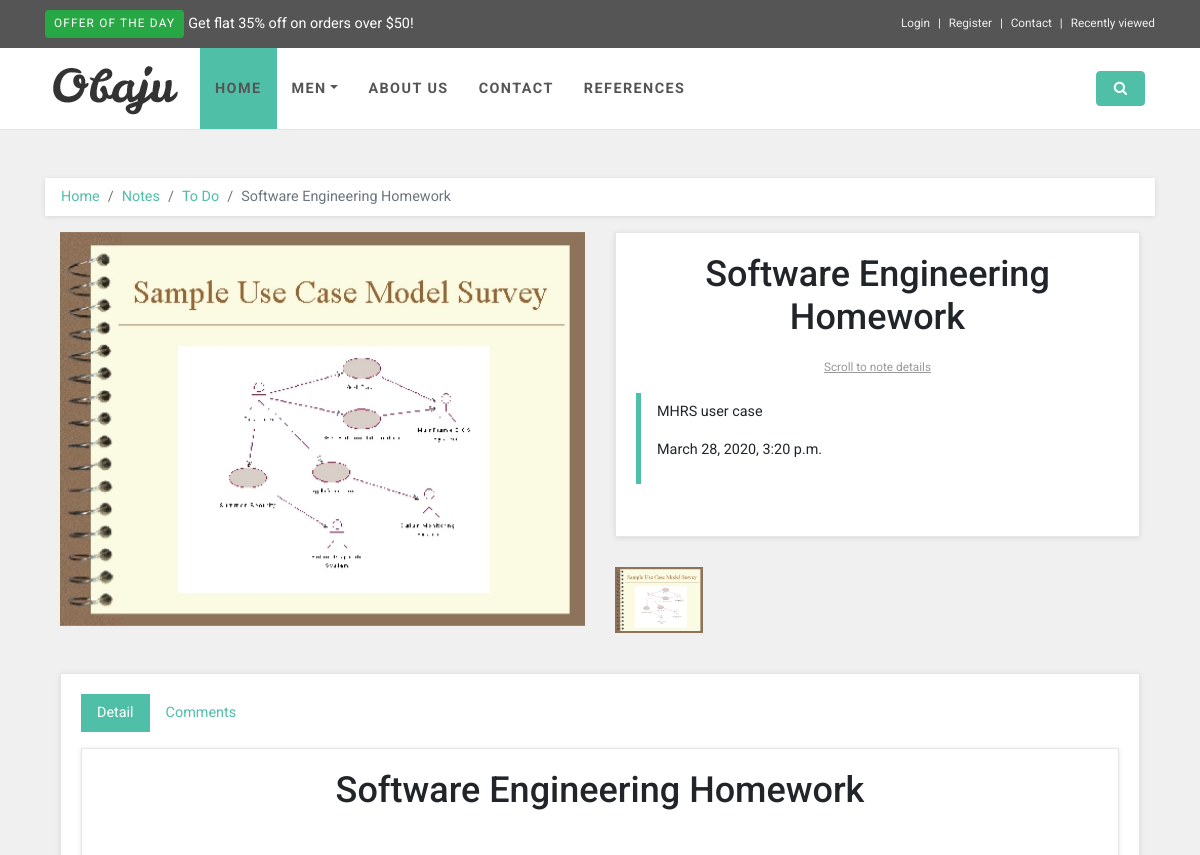
Page /note/1/mhrs/ (upper part) on the earlier database version.
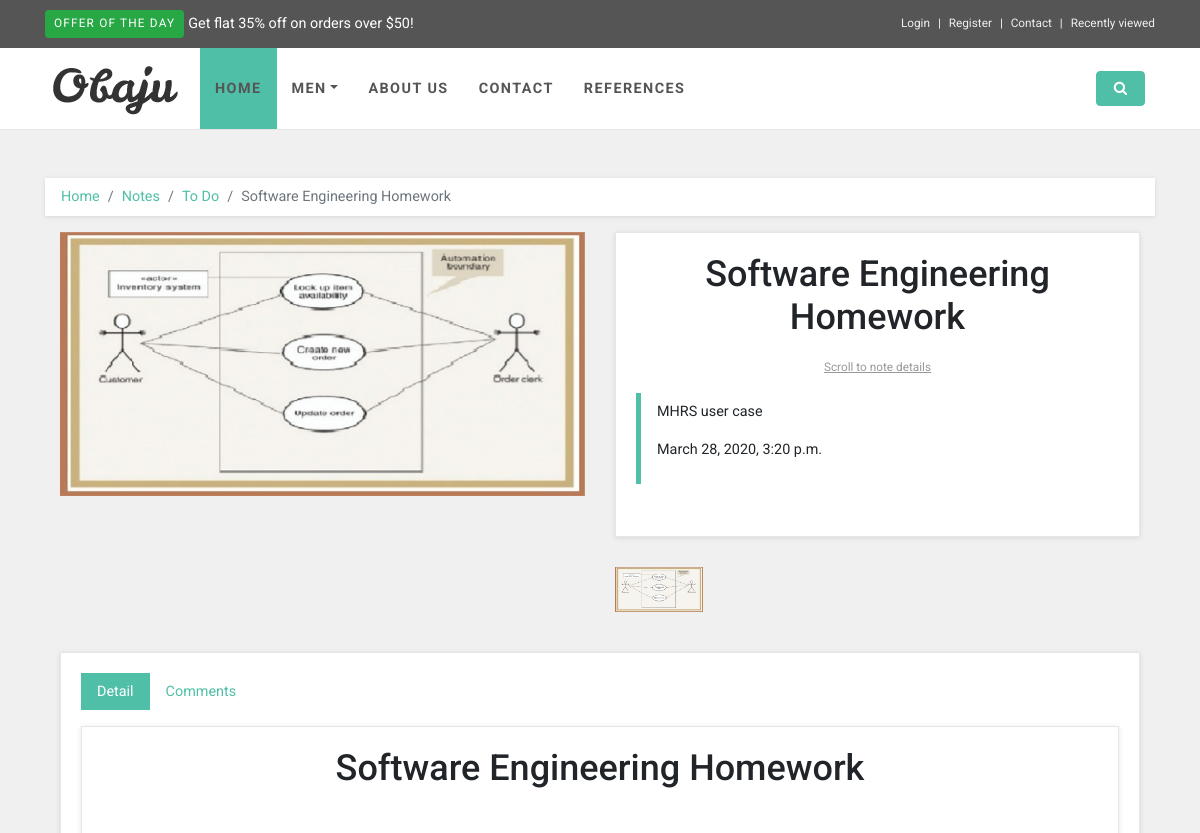
Same page on the later database version.
### note/models.py (models this page shows, shortened)
class Note(models.Model):
    STATUS = (
        ('True', 'true'),
        ('False', 'false')
    )
    Category = models.ForeignKey(Category, on_delete=models.CASCADE)
    title = models.CharField(blank=True,max_length=100)
    description = models.CharField(blank=True,max_length=255)
    keywords = models.CharField(blank=True,max_length=255)
    slug = models.SlugField(blank=False,unique=True)
    detail = RichTextUploadingField()
    status = models.CharField(max_length=10, choices=STATUS)
    image = models.ImageField(blank=True, upload_to='image/')
    create_at = models.DateTimeField(auto_now_add=True)
    update_at = models.DateTimeField(auto_now=True)
    def image_tag(self):
        return mark_safe('<img src="{}" height="50"/>'.format(self.image.url))
    image_tag.short_description = 'Image'

class Category(MPTTModel):
    STATUS = (
        ('True', 'true'),
        ('False', 'false')
    )
    title = models.CharField(max_length=70)
    description = models.CharField(blank=True,max_length=255)
    keywords = models.CharField(blank=True,max_length=255)
    status = models.CharField(max_length=10, choices=STATUS)
    image = models.ImageField(blank=True, upload_to='image/')
    slug = models.SlugField(blank=False,unique=True)
    parent = TreeForeignKey('self', blank=True, null=True, related_name='children', on_delete=models.CASCADE)  # cascad silme işleminde ona bağlı şeylerde silinir
    create_at = models.DateTimeField(auto_now_add=True)
    update_at = models.DateTimeField(auto_now=True)
    class MPTTMeta:
        order_insertion_by = ['title']
    def __str__(self):
        full_path=[self.title]
        k = self.parent
        while k is not None:
            full_path.append(k.title)
            k = k.parent
        return ' >> '.join(full_path[::-1])
    def image_tag(self):
        return mark_safe('<img src="{}" height="50"/>'.format(self.image.url))
    image_tag.short_description = 'Image'

### home/views.py (the view)
# urls.py: path('note/<int:id>/<slug:slug>/', views.note_detail, name='note_detail'),
def note_detail(request, id, slug):
    category = Category.objects.all()
    note = Note.objects.get(pk=id)
    images = Images.objects.filter(note_id=id)
    comments = Comment.objects.filter(note_id=id,status='True')
    context = {'category': category, 'comments':comments, 'note': note, 'images': images}
    return render(request, 'note_detail.html', context)

### home/templates/note_detail.html (shortened to what this page needs)
{% extends "homebase.html" %}
{% block body %}
    {% load static %}
    <link rel="stylesheet" href="{% static 'dist/css/lumos.css'  %}">
    <div id="all">
        <div id="content">
            <div class="container">
                <div class="row">
                    <div class="col-lg-12">
                        <nav aria-label="breadcrumb">
                            <ol class="breadcrumb">
                                <li class="breadcrumb-item"><a href="#">Home</a></li>
                                <li class="breadcrumb-item"><a href="#">Notes</a></li>
                                <li class="breadcrumb-item"><a href="/category/{{ note.Category_id }}/{{ note.Category.slug }}">{{ note.Category }}</a></li>
                                <li aria-current="page" class="breadcrumb-item active">{{ note.title }}</li>
                            </ol>
                        </nav>
                        <div class="col-lg-12 order-1 order-lg-2">
                            <div id="productMain" class="row">
                                <div class="col-md-6">
                                    <div data-slider-id="1" class="owl-carousel shop-detail-carousel">
                                        <div class="item"> <img src="{{ note.image.url }}" alt="" class="img-fluid" data-action="lumos"
                                                                data-lumos-src="{{ note.image.url }}"></div>
                                    </div>
                                </div>
                                <div class="col-md-6">
                                    <div class="box">
                                        <h1 class="text-center">{{ note.title }}</h1>
                                        <p class="goToDescription"><a href="#details" class="scroll-to">Scroll to note details</a></p>
                                        <blockquote class="blockquote">
                                            <p>{{ note.description }} </p>
                                            <p>{{ note.create_at }}</p>
                                        </blockquote>
                                    </div>
                                    <div data-slider-id="1" class="owl-thumbs">
                                        <button class="owl-thumb-item"><img src="{{ note.image.url }}" alt="" class="img-fluid"></button>
                                    </div>
                                </div>
                            </div>
                        </div>
                        <div class="raw">
                            <div class="col-lg-12">
                                <div class="box">
                                    {% include 'tab.html' %}
                                </div>
                            </div>
                        </div>
                    </div>
                </div>
            </div>
        </div>
    </div>
{% endblock %}

### home/templates/homebase.html (shortened to what this page needs)
<!DOCTYPE html>
<html lang="en">
<head>
    {% block head %} {% include 'head.html' %}{% endblock %}
</head>
<body>
{% block header %}{% include 'header.html' %}{% endblock %}
{% block body %}{% endblock %}
{% block footer %}{% include 'footer.html' %}{% endblock %}
</body>
</html>

### home/templates/head.html (shortened to what this page needs)
{% load static %}
<link rel="stylesheet" href="{% static 'vendor/bootstrap/css/bootstrap.min.css'  %}">
<link rel="stylesheet" href="{% static 'vendor/font-awesome/css/font-awesome.min.css'  %}">
<link rel="stylesheet" href="{% static 'vendor/owl.carousel/assets/owl.carousel.css'  %}">
<link rel="stylesheet" href="{% static 'vendor/owl.carousel/assets/owl.theme.default.css'  %}">
<link rel="stylesheet" href="{% static 'css/style.default.css'  %}" id="theme-stylesheet">
<link rel="stylesheet" href="{% static '/css/custom.css'  %}">
<link rel="stylesheet" href="https://ajax.googleapis.com/ajax/libs/jqueryui/1.11.4/themes/smoothness/jquery-ui.css">

### home/templates/header.html (shortened to what this page needs)
{% load static %}
<header class="header mb-5">
    <div id="top">
        <div class="container">
            <div class="row">
                <div class="col-lg-6 offer mb-3 mb-lg-0"><a href="#" class="btn btn-success btn-sm">Offer of the day</a><a href="#" class="ml-1">Get flat 35% off on orders over $50!</a></div>
                <div class="col-lg-6 text-center text-lg-right">
                    <ul class="menu list-inline mb-0">
                        <li class="list-inline-item"><a href="#" data-toggle="modal" data-target="#login-modal">Login</a></li>
                        <li class="list-inline-item"><a href="register.html">Register</a></li>
                        <li class="list-inline-item"><a href="/contactus">Contact</a></li>
                        <li class="list-inline-item"><a href="#">Recently viewed</a></li>
                    </ul>
                </div>
            </div>
        </div>
    </div>
    <nav class="navbar navbar-expand-lg">
        <div class="container"><a href="/" class="navbar-brand home"><img src="{% static 'img/obaju_logo.png'%}" alt="Obaju logo" class="d-none d-md-inline-block"></a>
            <div id="navigation" class="collapse navbar-collapse">
                <ul class="navbar-nav mr-auto">
                    <li class="nav-item"><a href="/" class="nav-link active">Home</a></li>
                    <li class="nav-item dropdown menu-large"><a href="#" data-toggle="dropdown" data-hover="dropdown" data-delay="200" class="dropdown-toggle nav-link">Men<b class="caret"></b></a>
                            {% load mptt_tags %}
                    </li>
                    <li class="nav-item"><a href="/aboutus" class="nav-link">About Us</a></li>
                    <li class="nav-item"><a href="/contactus" class="nav-link">Contact</a></li>
                    <li class="nav-item"><a href="/references" class="nav-link">References</a></li>
                </ul>
                <div class="navbar-buttons d-flex justify-content-end">
                    <a data-toggle="collapse" href="#search" class="btn navbar-btn btn-primary d-none d-lg-inline-block"><i class="fa fa-search"></i></a>
                </div>
            </div>
        </div>
    </nav>
                            {% load mptt_tags %}
</header>

### home/templates/tab.html (shortened to what this page needs)
<ul class="nav nav-pills mb-3" id="pills-tab" role="tablist">
    <li class="nav-item">
        <a class="nav-link active" id="pills-home-tab" data-toggle="pill" href="#pills-home" role="tab" aria-controls="pills-home" aria-selected="true">Detail</a>
    </li>
    <li class="nav-item">
        <a class="nav-link" id="pills-profile-tab" data-toggle="pill" href="#pills-profile" role="tab" aria-controls="pills-profile" aria-selected="false">Comments</a>
    </li>
</ul>
<div class="tab-content" id="pills-tabContent">
    <div class="tab-pane fade show active" id="pills-home" role="tabpanel" aria-labelledby="pills-home-tab">
        <div id="details" class="box">
            <h1 class="text-center">{{ note.title }}</h1>
            {{ note.detail|safe }}
        </div>
    </div>
</div>

### home/templates/footer.html (shortened to what this page needs)
<br>
            {% load mptt_tags %}

### home/templates/javascript.html (shortened to what this page needs)
    {% load static %}

### home/static/css/style.default.css (style rules this page uses)
body { overflow-x: hidden; background-color: #f0f0f0; }
a, button { -webkit-transition: all 0.3s; transition: all 0.3s; outline: none; }
a i.fa, button i.fa { margin: 0 5px; }
h1 { font-weight: 700; }
.btn-primary { color: #fff !important; }
.menu-large { position: static !important; }
.menu-large a.nav-link { padding: 7px !important; padding-left: 0 !important; }
#top { background: #555; padding: 10px 0; }
#top .offer { color: #fff; }
#top .offer .btn { text-transform: uppercase; letter-spacing: 0.1em; }
#top a { color: #fff; }
#top ul.menu { padding-top: 5px; margin: 0; font-size: 0.738rem; }
#top ul.menu > li { margin-right: 0; }
#top ul.menu > li a { color: #eee; }
#top ul.menu > li + li:before { content: "|\00a0"; padding: 0 5px; color: #f8f9fa; }
.navbar { border-bottom: 1px solid #e6e6e6; background-color: #fff; }
.navbar .navbar-nav > .nav-item > .nav-link { text-transform: uppercase; letter-spacing: 0.1em; font-weight: 700; padding: 30px 15px !important; color: #555; }
.navbar .navbar-nav > .nav-item > .nav-link.active, .navbar .navbar-nav > .nav-item > .nav-link:hover, .navbar .navbar-nav > .nav-item > .nav-link:focus { background: #4fbfa8; }
.navbar .navbar-btn { color: #fff; margin-right: 10px; }
.breadcrumb { -webkit-box-shadow: 0 1px 5px rgba(0, 0, 0, 0.1); box-shadow: 0 1px 5px rgba(0, 0, 0, 0.1); background: #fff; border-radius: 0; padding: 0.5rem 1rem; }
.box { background: #fff; margin: 0 0 30px; border: solid 1px #e6e6e6; padding: 20px; -webkit-box-shadow: 0 1px 5px rgba(0, 0, 0, 0.1); box-shadow: 0 1px 5px rgba(0, 0, 0, 0.1); }
#content #productMain { margin-bottom: 30px; }
#content #productMain .goToDescription { margin-top: 20px; font-size: 0.738rem; text-align: center; }
#content #productMain .goToDescription a { color: #999; text-decoration: underline; }
.owl-thumbs button { display: inline-block; background: none; border: none; margin-right: 8px; margin-bottom: 10px; padding: 0; outline: none; cursor: pointer; opacity: .6; }
.owl-thumbs button.active { opacity: 1; }
.owl-thumbs button img { max-width: 88px; }
.navbar { padding: 0 1rem; }
.navbar-brand { display: inline-block; padding-top: 0.33125rem; padding-bottom: 0.33125rem; margin-right: 1rem; font-size: 1.125rem; }
.btn { font-weight: 400; border: 1px solid transparent; padding: 0.375rem 0.75rem; font-size: 0.9rem; line-height: 1.5; border-radius: 0.25rem; -webkit-transition: color 0.15s ease-in-out, background-color 0.15s ease-in-out, border-color 0.15s ease-in-out, -webkit-box-shadow 0.15s ease-in-out; transition: color 0.15s ease-in-out, background-color 0.15s ease-in-out, border-color 0.15s ease-in-out, -webkit-box-shadow 0.15s ease-in-out; transition: color 0.15s ease-in-out, background-color 0.15s ease-in-out, border-color 0.15s ease-in-out, box-shadow 0.15s ease-in-out; transition: color 0.15s ease-in-out, background-color 0.15s ease-in-out, border-color 0.15s ease-in-out, box-shadow 0.15s ease-in-out, -webkit-box-shadow 0.15s ease-in-out; }
.btn-primary { color: #212529; background-color: #4fbfa8; border-color: #4fbfa8; }
.btn-success { color: #fff; background-color: #28a745; border-color: #28a745; }
.btn-sm { padding: 0.25rem 0.5rem; font-size: 0.738rem; line-height: 1.5; border-radius: 0.2rem; }
body { font-family: "Roboto", Helvetica, Arial, sans-serif; font-size: 0.9rem; font-weight: 400; line-height: 1.5; color: #212529; background-color: #f0f0f0; }
a { color: #4fbfa8; text-decoration: none; }
h1, h2, h3, h4, h5, h6, .h1, .h2, .h3, .h4, .h5, .h6 { margin-bottom: 0.5rem; font-family: inherit; font-weight: 500; line-height: 1.2; color: inherit; }
h1, .h1 { font-size: 2.25rem; }
.blockquote { padding: 0.5rem 1rem; margin-bottom: 2rem; font-size: 0.9rem; border-left: 5px solid #4fbfa8; }
.nav-link { padding: 0.5rem 1rem; }
.nav-pills .nav-link { border-radius: 0; }
.nav-pills .nav-link.active, .nav-pills .show > .nav-link { color: #fff; background-color: #4fbfa8; }

Differences in the rows shown:
changed Note "Software Engineering Homework": image: a different picture
